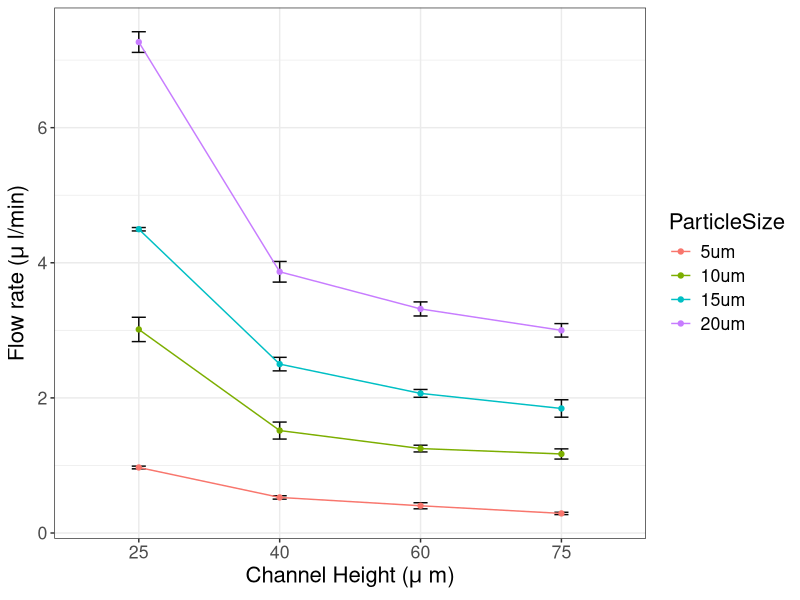
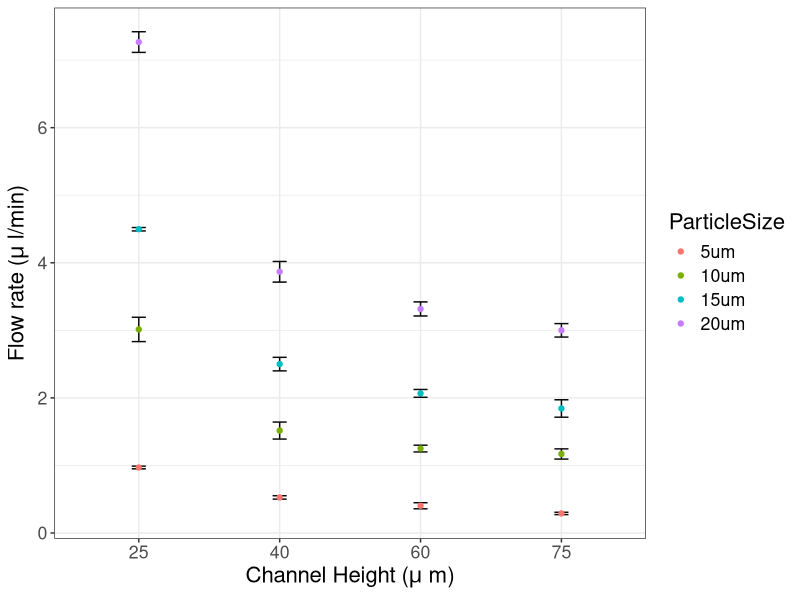
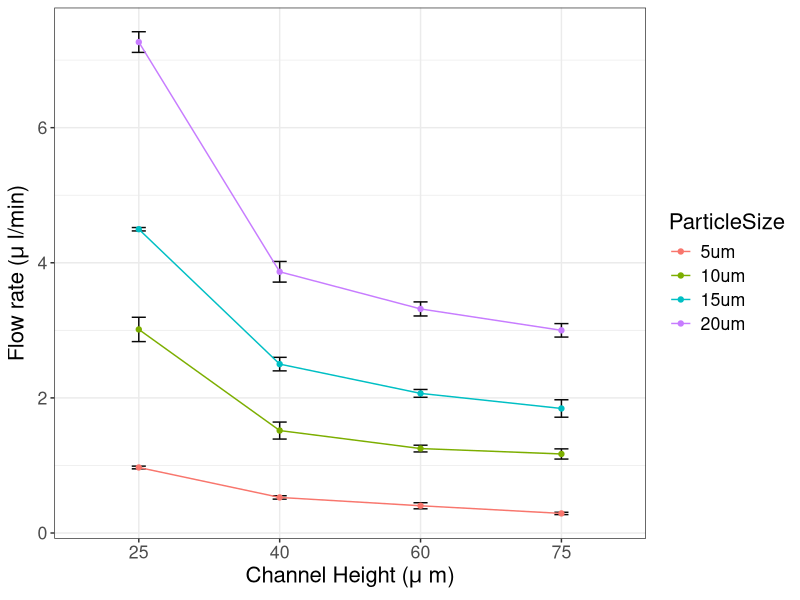
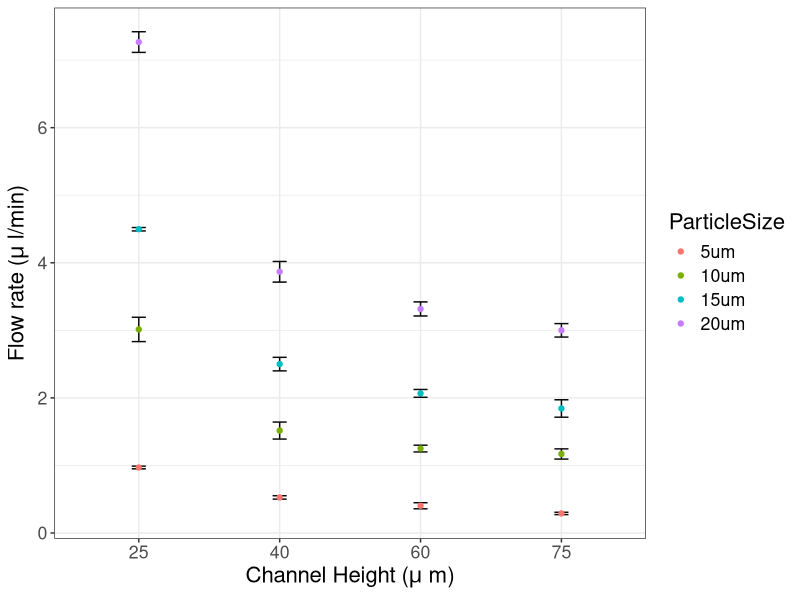

Write the R code that produced these figures, in order. (Note: this script raises an error after producing the figures.)
##FlowRate vs Channel Height

library (ggplot2) #version 3.1.0
library(gridExtra)
library (dplyr)

## adding data in manually
FlowRate<-c(0.95,
             0.97,
             0.99,
             0.53,
             0.5,
             0.55,
             0.45,
             0.36,
             0.4,
             0.3,
             0.3,
             0.27,
             3,
             2.84,
             3.2,
             1.5,
             1.4,
             1.65,
             1.25,
             1.2,
             1.3,
             1.16,
             1.25,
             1.1,
             4.5,
             4.47,
             4.52,
             2.6,
             2.5,
             2.4,
             2.1,
             2.1,
             2,
             1.88,
             1.7,
             1.95,
             7.3,
             7.4,
             7.1,
             3.9,
             3.7,
             4,
             3.35,
             3.2,
             3.4,
             3,
             2.9,
             3.1)
Channel.Height<-c(25,
                  25,
                  25,
                  40,
                  40,
                  40,
                  60,
                  60,
                  60,
                  75,
                  75,
                  75,
                  25,
                  25,
                  25,
                  40,
                  40,
                  40,
                  60,
                  60,
                  60,
                  75,
                  75,
                  75,
                  25,
                  25,
                  25,
                  40,
                  40,
                  40,
                  60,
                  60,
                  60,
                  75,
                  75,
                  75,
                  25,
                  25,
                  25,
                  40,
                  40,
                  40,
                  60,
                  60,
                  60,
                  75,
                  75,
                  75)

ParticleSize=rep(c("5um","10um","15um","20um"),times=c(12,12,12,12))

channeldata<-data.frame(FlowRate,Channel.Height, ParticleSize)
channeldata$ParticleSize<-as.factor(channeldata$ParticleSize)
channeldata$Channel.Height<-as.factor(channeldata$Channel.Height)
print(levels(channeldata$ParticleSize))
##changed the order of particle size from 5 to 20um, which fixes the order of the legend
channeldata$ParticleSize=factor(channeldata$ParticleSize,levels(channeldata$ParticleSize)[c(4,1,2,3)])
print(levels(channeldata$ParticleSize))
head(channeldata)

####function####
library(plyr)

data_summary <- function(data, varname, groupnames){
  require(plyr)
  summary_func <- function(x, col){
    c(mean = mean(x[[col]], na.rm=TRUE),
      sd = sd(x[[col]], na.rm=TRUE))
  }
  data_sum<-ddply(data, groupnames, .fun=summary_func,
                  varname)
  data_sum <- rename(data_sum, c("mean" = varname))
  return(data_sum)
}

####end of function####
##get mean and sd
channeldata2<-data_summary(channeldata, varname = "FlowRate", groupnames = c("ParticleSize","Channel.Height"))

##plots
###with line
channelplot<-ggplot(channeldata2, aes(x=Channel.Height,y=FlowRate,group=ParticleSize, color=ParticleSize)) +
  geom_errorbar(aes(ymin=FlowRate-sd,ymax=FlowRate+sd),color="grey3",width=0.1)+
  geom_line()+
  geom_point()+
  theme_bw()+
  ylab(expression("Flow rate ("*mu~"l/min)"))+
  xlab("Channel Height ("*mu~"m)")+
  theme(text=element_text(size=16))

print(channelplot)

###without line
channelplot2<-ggplot(channeldata2, aes(x=Channel.Height,y=FlowRate,group=ParticleSize, color=ParticleSize)) +
  geom_errorbar(aes(ymin=FlowRate-sd,ymax=FlowRate+sd),color="grey3",width=0.1)+
  geom_point()+
  theme_bw()+
  ylab(expression("Flow rate ("*mu~"l/min)"))+
  xlab("Channel Height ("*mu~"m)")+
  theme(text=element_text(size=16))

print(channelplot2)

##output plots
pdffile <- "Arash_plot2.pdf"
pdf(paste(pdffile,sep=""), paper="letter", width=8, height=6)
channelplot
channelplot2
dev.off()

pdffile <- "Arash_all.pdf"
pdf(paste(pdffile,sep=""), paper="letter", width=8, height=6)
theplot
theplot2
channelplot
channelplot2
dev.off()

